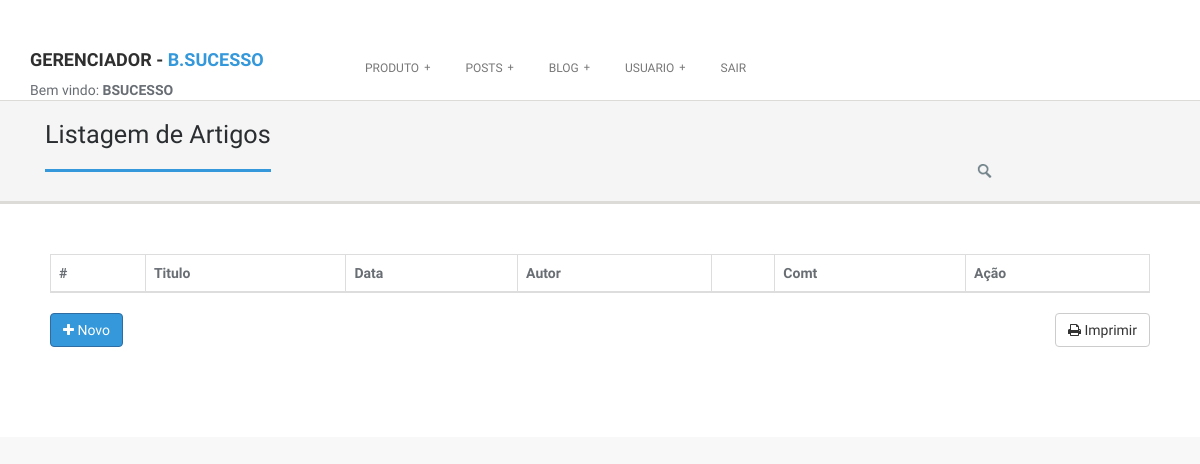
The app's page /gerenciador.php?pagina=listBlog (signed in), older data.
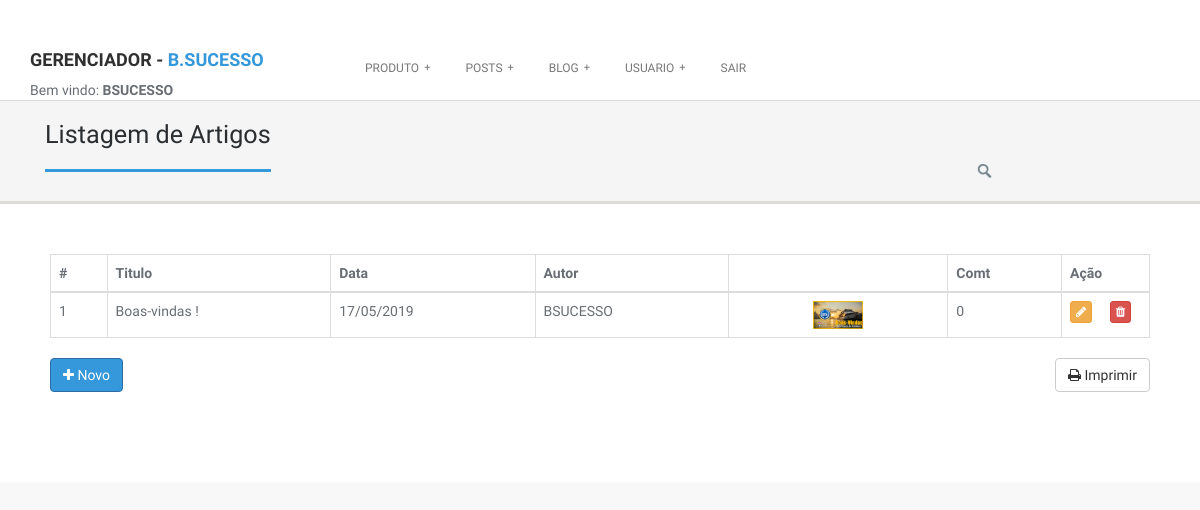
The same page, newer data.
### tables this page shows
CREATE TABLE `blog` (
  `idblog` int(11) NOT NULL AUTO_INCREMENT,
  `dtpublica` varchar(10) NOT NULL,
  `titulo` varchar(200) NOT NULL,
  `conteudo` longtext NOT NULL,
  `linckimagem1blog` longtext NOT NULL,
  `linckvendablog` longtext,
  `fklogin` int(11) NOT NULL,
  PRIMARY KEY (`idblog`),
  KEY `blog_login_idx` (`fklogin`),
  CONSTRAINT `blog_login` FOREIGN KEY (`fklogin`) REFERENCES `login` (`idlogin`)
);

### class/listarBlog.class.php (the view, shortened to what this page needs)
<?PHP
function listar($limit){
	include ("mysql.class.php");
	$query		= mysqli_query( $conn,"SELECT idblog, dtpublica, titulo, blog.conteudo, linckimagem1blog, linckvendablog,
								login.nome ,login.usuario, login.imgusu, count(idcomentarios) qtdComt
								FROM blog
								inner join login on login.idlogin = blog.fklogin
								left join comentarios on comentarios.fkartigo = blog.idblog
							group by idblog order by idblog desc") or die (mysqli_error ($conn));
	for( $i = 0; mysqli_num_rows( $query ) > $i ; $i++ ){
		$result	= mysqli_fetch_array($query);
		 $data = date('d/m/Y', strtotime($result["dtpublica"]));
		$html = '
						<tr>
                        <td>'.$result["idblog"].'</td>
                        <td >'.$result["titulo"].'</td>
                        <td >'.$data.'</td>
                        <td >'.$result["usuario"].'</td>
						<td width="20%" align="center"> <img  src="img/blog/'.$result["linckimagem1blog"].'" width="25%" >  </td>
                        <td >'.$result["qtdComt"].'</td>
						<td width="8%">
				<button type="button" class="btn btn-xs btn-warning" data-toggle="modal"
				data-target="#exampleModal'.$result["idblog"].'" ><i class="fa fa-pencil" title="EDITAR"></i></button>
				<button type="button" class="btn btn-xs btn-danger" data-toggle="modal"
				data-target="#excluirModal'.$result["idblog"].'" ><i class="fa fa-trash" title="EXCLUIR"></i></button>
			</td>
                         </tr>
		<div class="modal fade" id="exampleModal'.$result["idblog"].'" tabindex="-1" role="dialog" aria-labelledby="exampleModalLabel">
					<input type="text" class="form-control" id="nome" name="nome" value="'.$result["nome"].'" disabled>
				 <img class="aligncenter" width="25%" height="90%" src="img/usuario/'.$result["imgusu"].'" alt="">
					<input type="date" class="form-control" id="data" name="data" value="'.$result["dtpublica"].'">
					<input type="text" class="form-control" id="titulo" name="titulo" value="'.$result["titulo"].'">
				<textarea style="width: 100%; height: 200px; font-size: 50px; line-height: 50px; border: 50px solid #dddddd; padding: 50px;" name="sobrep"  > '.$result["conteudo"].'
				</textarea>
					<input type="text" class="form-control" id="venda" name="venda" value="'.$result["linckvendablog"].'">
				 <img class="aligncenter" width="40%" height="90%" src="img/blog/'.$result["linckimagem1blog"].'" alt="">
					<input type="hidden" class="form-control" id="idblog"  name="idblog" value="'.$result["idblog"].'">
		</div>
		<div class="modal fade" id="excluirModal'. $result["idblog"].'" tabindex="-1" role="dialog" aria-labelledby="exampleModalLabel">
					<input type="text" class="form-control" id="titulo" name="titulo" value="'.$result["titulo"].'" disabled>
					<input type="hidden" class="form-control" id="idblog"  name="idblog" value="'.$result["idblog"].'">
		</div>
		';
		echo $html;
	}
}
?>

Row changes from the older to the newer data that the page shows:
added blog: idblog "1", titulo "Boas-vindas !", dtpublica "17/05/2019", fklogin.usuario "BSUCESSO", linckimagem1blog (picture), qtdComt "0"
